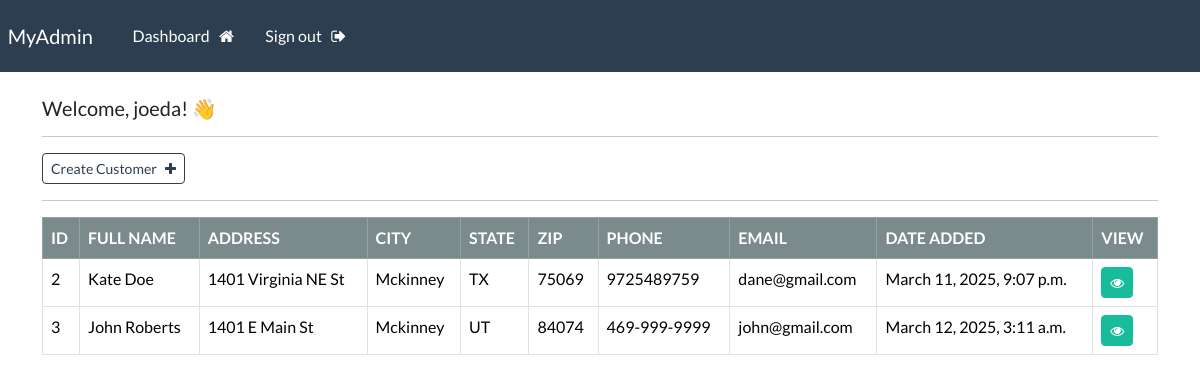
The page /dashboard (signed in) on the database its author committed.
### webapp/models.py (models this page shows, shortened)
class Customer(models.Model):
    creation_date = models.DateTimeField(auto_now_add=True)
    first_name = models.CharField(max_length=100)
    last_name = models.CharField(max_length=100)
    email = models.CharField(max_length=255)
    phone = models.CharField(max_length=20)
    address = models.CharField(max_length=200)
    city = models.CharField(max_length=100)
    state = models.CharField(max_length=2)
    zip = models.CharField(max_length=10)

### webapp/views.py (the view)
# urls.py: path('dashboard', views.dashboard, name='dashboard'),
@login_required(login_url='my-login')
def dashboard(request):
    my_records = Customer.objects.all()
    context = {'customers': my_records}
    return render(request, 'webapp/dashboard.html', context=context)

### webapp/templates/webapp/dashboard.html (shortened to what this page needs)
{% extends "webapp/base.html" %}
{% block content %}
    <h5> Welcome, {{user}}! 👋 </h5>
    <hr>
    <a class="btn btn-outline-primary btn-sm" href="{% url 'create-customer' %}">Create Customer &nbsp; <i class="fa fa-plus" aria-hidden="true"></i></a>
    <hr>
    <table class="table table-hover table-bordered">
        <thead class="table-dark">
            <tr>
                <th scope="col"> ID </th>
                <th scope="col"> FULL NAME </th>
                <th scope="col"> ADDRESS </th>
                <th scope="col"> CITY </th>
                <th scope="col"> STATE </th>
                <th scope="col"> ZIP </th>
                <th scope="col"> PHONE </th>
                <th scope="col"> EMAIL </th>
                <th scope="col"> DATE ADDED </th>
                <th scope="col"> VIEW </th>
            </tr>
        </thead>
        <tbody>
            {% if customers %}
                {% for customer in customers %}
                <tr>
                    <td>{{customer.id}}</td>
                    <td>{{customer.first_name}} {{customer.last_name}}</td>
                    <td>{{customer.address}}</td>
                    <td>{{customer.city}}</td>
                    <td>{{customer.state}}</td>
                    <td>{{customer.zip}}</td>
                    <td>{{customer.phone}}</td>
                    <td>{{customer.email}}</td>
                    <td>{{customer.creation_date}}</td>
                    <td> <a class="btn btn-success btn-sm" href="{% url 'customer' customer.id %}"> <i class="fa fa-eye" aria-hidden="true"></i> </a> </td>
                </tr>
                {% endfor %}
            {% endif %}
        </tbody>
    </table>
{% endblock %}

### webapp/templates/webapp/base.html (shortened to what this page needs)
{% load static %}
<!doctype html>
<html lang="en">
  <head>
    <link href="https://cdn.jsdelivr.net/npm/bootstrap@5.3.3/dist/css/bootstrap.min.css" rel="stylesheet">
    <link rel="stylesheet" type="text/css" href="https://bootswatch.com/5/flatly/bootstrap.min.css">
    <link rel="stylesheet" type="text/css" href="{% static 'css/styles.css' %}">
    <link rel="stylesheet" href="https://cdnjs.cloudflare.com/ajax/libs/font-awesome/4.7.0/css/font-awesome.min.css">
  </head>
  <body>
      {% include 'webapp/navbar.html' %}
      <div class="container">
        <br>
        {% block content %}
        {% endblock %}
    </div>
    </body>
</html>

### webapp/templates/webapp/navbar.html (shortened to what this page needs)
<nav class="navbar navbar-expand-lg navbar-dark bg-primary justify-content-center">
    <a class="navbar-brand main-heading" href="{% url '' %}">
      &nbsp; MyAdmin
    </a>
      <div class="collapse navbar-collapse text-center" id="navbarNavDropdown">
        <ul class="navbar-nav mr-auto">
          {% if user.is_authenticated %}
            <li class="nav-item">
              <a class="nav-link" href="{% url 'dashboard' %}">Dashboard &nbsp; <i class="fa fa-home" aria-hidden="true"></i> </a>
            </li>
            <li class="nav-item">
              <a class="nav-link" href="{% url 'user-logout' %}">Sign out &nbsp; <i class="fa fa-sign-out" aria-hidden="true"></i> </a>
            </li>
        </ul>
        {% endif %}
      </div>
  </nav>

### rows shown on the page
Customer: id "2", first_name "Kate", last_name "Doe", address "1401 Virginia NE St", city "Mckinney", state "TX", zip "75069", phone "9725489759", email "dane@gmail.com", creation_date "March 11, 2025, 9:07 p.m."
Customer: id "3", first_name "John", last_name "Roberts", address "1401 E Main St", city "Mckinney", state "UT", zip "84074", phone "469-999-9999", email "john@gmail.com", creation_date "March 12, 2025, 3:11 a.m."

### other values the page prints
{{ user }} "joeda"
